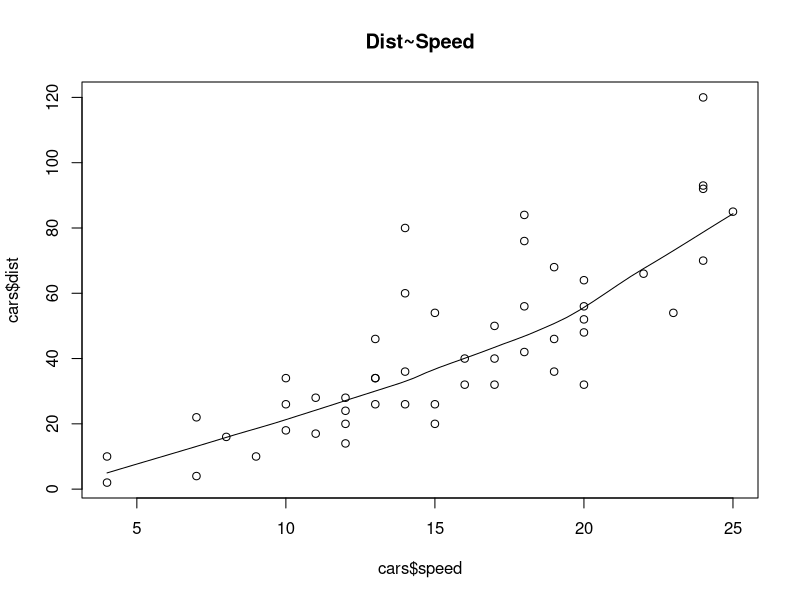
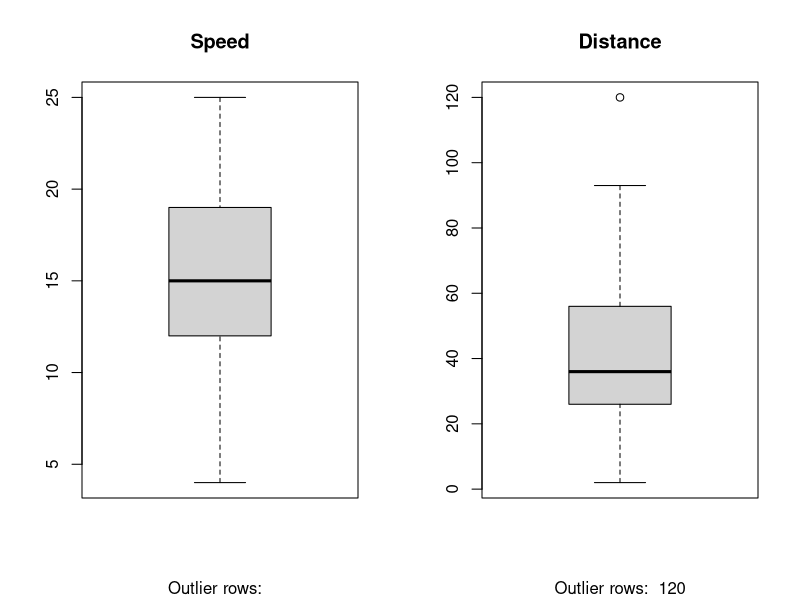

Write R code to recreate these figures, in order.
## ---- chunk 1

head(cars)

## ---- chunk 2
scatter.smooth(x = cars$speed, y = cars$dist, main = "Dist~Speed") #Scatterplot

# If the line goes up or down there is a linear relationship

## ---- chunk 3

par(mfrow = c(1, 2)) # Divide graph area into 2 columns

boxplot(cars$speed, main = "Speed", sub = paste("Outlier rows: ", boxplot.stats(cars$speed)$out)) #box plot for speed

boxplot(cars$dist, main = "Distance", sub = paste("Outlier rows: ", boxplot.stats(cars$dist)$out)) # boxplot for distance
        
